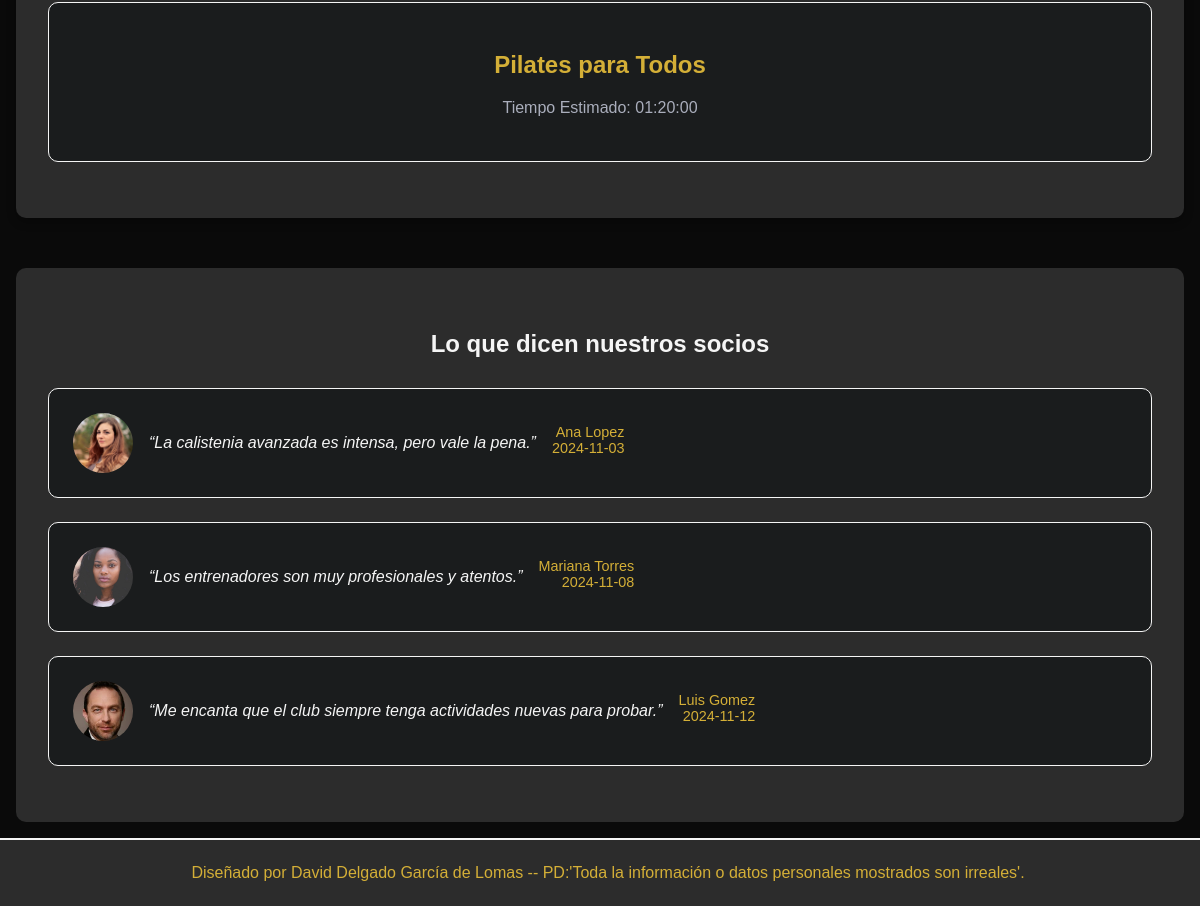
Before: / (lower part) with the older database file.
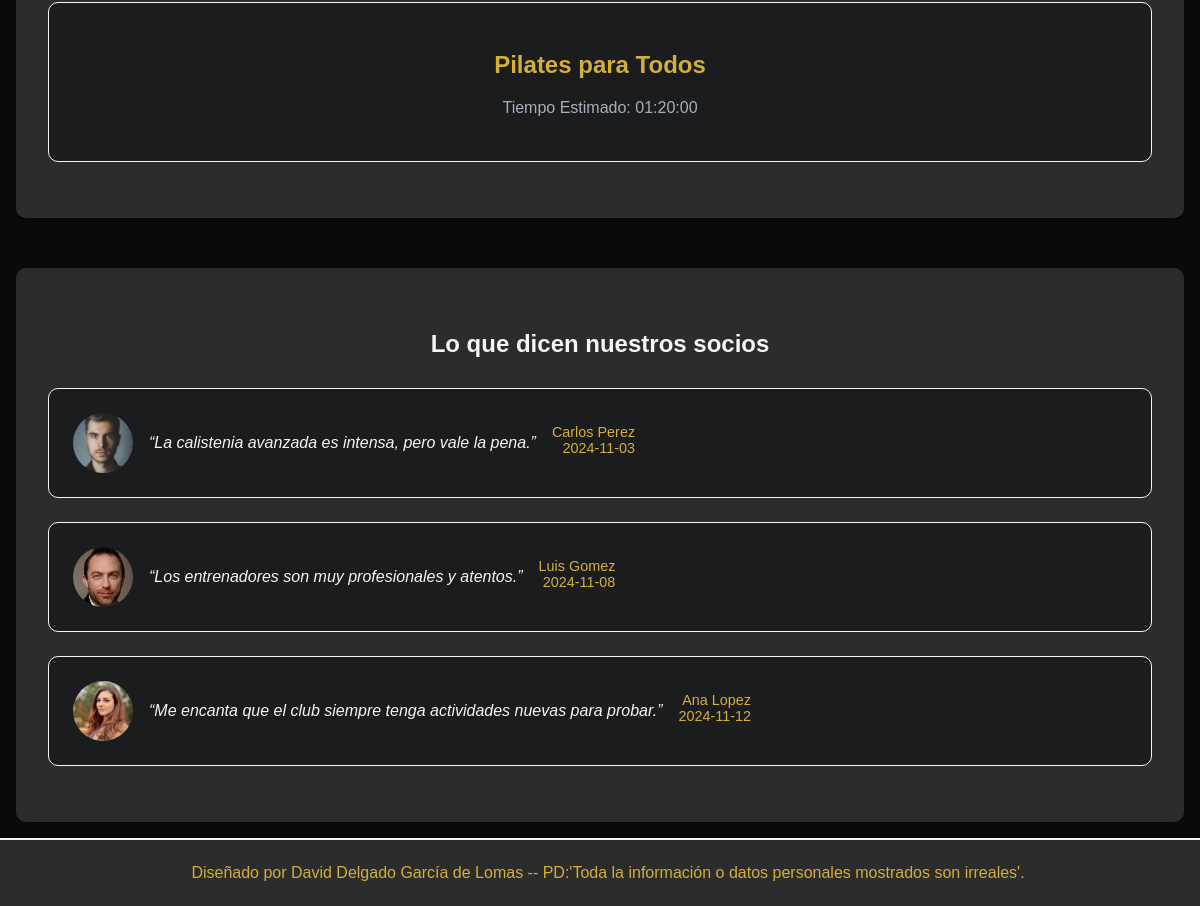
After: the same page with the newer database file.
### tables this page shows
CREATE TABLE servicio (
    codigo_servicio INT AUTO_INCREMENT PRIMARY KEY,
    descripcion VARCHAR(255) NOT NULL,
    duracion_servicio TIME NOT NULL,
    precio_servicio DECIMAL(10, 2) NOT NULL
);

CREATE TABLE testimonio (
    id_testimonio INT AUTO_INCREMENT PRIMARY KEY,
    autor INT,
    contenido TEXT NOT NULL,
    fecha DATE NOT NULL,
    FOREIGN KEY (autor) REFERENCES socio(id_socio)
);

CREATE TABLE socio (
    id_socio INT NULL AUTO_INCREMENT PRIMARY KEY,
    nombre VARCHAR(100) NOT NULL,
    edad INT NOT NULL,
    contrasena VARCHAR(255) NOT NULL,
    usuario VARCHAR(50) UNIQUE NOT NULL,
    telefono VARCHAR(15) NOT NULL,
    role ENUM('admin', 'user') NOT NULL DEFAULT 'user',
    foto VARCHAR(255)
);

### php/testimonios/testimonios.php (the view, shortened to what this page needs)
<?php
function generarTestimonios(): void {
        global $nombre_db,$nombre_host,$nombre_usuario,$password_db;
        $conexion=conectar($nombre_host,$nombre_usuario,$password_db,$nombre_db);
        $sql_test = "SELECT s.foto, s.nombre, t.contenido, t.fecha
                        FROM socio s
                        JOIN testimonio t ON t.autor = s.id_socio
                        ORDER BY RAND()
                        LIMIT 3;"
        ;
        $resultado = $conexion->query($sql_test);
        echo "<div id='testimonios' class='testimonios'>";
        echo "<h2 class='titulo-animado'>
                Lo que dicen nuestros socios
                <span class='border border-top'></span>
                <span class='border border-bottom'></span>
                <span class='border border-left'></span>
                <span class='border border-right'></span>
            </h2>";
        if ($resultado->num_rows > 0) {
            while ($fila = $resultado->fetch_assoc()) {
                echo "<div class='testimonio'>";
                echo "<img src='" . './img/socios/' . $fila['foto'] . '.jpg' . "'class='imagen-perfil'>";
                echo "<blockquote>
                            <p> “" .$fila['contenido']. "”</p>
                       </blockquote> ";
                echo "<p class='autor'>".$fila['nombre'] ."<br>" . $fila['fecha'] . "</p>";
                echo "</div>";
            }
        } else {
            echo "<p>No hay reseñas disponibles.</p>";
        }
        echo "</div>";
    }
?>

### index.php (shortened to what this page needs)
<?php
    require_once("php/inicio.php");
    require_once("php/servicios/servicios.php");
    require_once("php/testimonios/testimonios.php");
?>
<!DOCTYPE html>
<html lang="en">
<head>
    <link rel="stylesheet" href="../DavidDelgado/estilos/styles.css">
</head>
<body>
    <div class="container">
        <?php
            echo "<div class='secc'>";
            generarServicios();
            generarTestimonios();
            echo "</div>";
            footer();
        ?>
    </div>
</body>
</html>

### php/servicios/servicios.php (shortened to what this page needs)
<?php
   function generarServicios() {
        global $nombre_db,$nombre_host,$nombre_usuario,$password_db;
       $conexion = conectar($nombre_host,$nombre_usuario,$password_db,$nombre_db);
       $sql = "SELECT duracion_servicio, descripcion FROM servicio";
       $resultado = $conexion->query($sql);
       echo "<div class='servicios'>";
       if ($resultado->num_rows > 0) {
           while ($fila = $resultado->fetch_assoc()) {
               echo "<div class='servicio'>";
               echo "<h3>" . $fila['descripcion'] . "</h3>";
               echo "<p> Tiempo Estimado: " .$fila['duracion_servicio'] . " </p>";
               echo "</div>";
           }
       } else {
           echo "<p>No hay servicios disponibles.</p>";
       }
       echo "</div>";
   }
?>

### php/inicio.php (shortened to what this page needs)
<?php
function footer(){
    echo "<footer class='footer'>
            <p>Diseñado por David Delgado García de Lomas --
            PD:'Toda la información o datos personales mostrados son irreales'. </p>
        </footer>";
}
?>

### estilos/base.css (style rules this page uses)
:root { --body-bg-color: #1a1c1d; --text-color: #aaaebc; --hr-color: #26292a; --transition-duration: 0.3s; --transition-delay: 0.2s; --red: #e74c3c; }
body { background-color: var(--body-bg-color); color: var(--text-color); font-family: sans-serif; height: 100%; }
h2 { text-align: center; }

### estilos/layout.css (style rules this page uses)
.container { display: grid; grid-template-columns: 1fr 3fr 1fr; grid-template-rows: auto 1fr auto; min-height: 100vh; width: 100%; margin: 0; padding: 0; background-color: #2e2b2b; color: #F5F5F5; box-sizing: border-box; overflow: hidden; }
.secc { grid-column: 2 / 3; grid-row: 2 / 3; background-color: #0A0A0A; padding: 1rem; padding-top: 30px; margin: 0; overflow-y: auto; max-height: 123vh; box-sizing: border-box; -ms-overflow-style: none; }

### estilos/index/footer.css (style rules this page uses)
.footer { grid-column: 1 / -1; grid-row: 3 / 4; background-color: #2C2C2C; padding: 10px; text-align: center; color: #D4AF37; border-top: 2px solid #F5F5F5; }

### estilos/components.css (style rules this page uses)
.servicio { background-color: #1a1c1d; border: 1px solid #F5F5F5; border-radius: 10px; padding: 1.5rem; transition: transform 0.3s, box-shadow 0.3s; }

### estilos/index/sections.css (style rules this page uses)
.testimonios { background-color: #2C2C2C; padding: 2rem; border-radius: 10px; color: #F5F5F5; text-align: center; }
.testimonios h2 { text-decoration: none; }
.testimonio { background-color: #1a1c1d; border: 1px solid #F5F5F5; border-radius: 10px; padding: 1.5rem; margin-bottom: 1.5rem; display: flex; align-items: center; text-align: center; gap: 1rem; }
.imagen-perfil { border-radius: 50%; width: 60px; height: 60px; object-fit: cover; }
blockquote { margin: 0; font-style: italic; }
.autor { font-size: 0.9rem; text-align: end; color: #D4AF37; margin-top: 0.5rem; }
.servicios { background-color: #2C2C2C; padding: 2rem; border-radius: 10px; box-shadow: 0 4px 10px rgba(0, 0, 0, 0.3); color: #F5F5F5; text-align: center; margin-top: 220px; margin-bottom: 50px; }
.servicio { background-color: #1a1c1d; border: 1px solid #F5F5F5; border-radius: 10px; padding: 1.5rem; margin-bottom: 1.5rem; transition: transform 0.3s, box-shadow 0.3s; }
.servicio h3 { color: #D4AF37; margin-bottom: 0.5rem; font-size: 1.5rem; text-align: center; }
.servicio p { color: #aaaebc; line-height: 1.6; }
.titulo-animado { display: inline-block; position: relative; color: #F5F5F5; padding: 10px; }

### estilos/media-queries.css (style rules this page uses)
@media (max-width: 1920px) { .container { grid-template-columns: 1fr 2fr 1fr; } }
@media (max-width: 1200px) { .container { grid-template-columns: 1fr; } }
@media (max-width: 1200px) { .secc { grid-column: 1 / -1; padding-top: 1rem; } }
@media (max-width: 1200px) { .header, .footer { width: 100%; padding: 0.5rem; } }

### estilos/index/news.css (style rules this page uses)
div>h2 { text-align: center; font-weight: bold; text-decoration: overline; }

### estilos/form.css (style rules this page uses)
h2 { text-align: center; margin-bottom: 20px; }

### estilos/carrito.css (style rules this page uses)
:root { --transition: all 0.3s linear; --clr-primary-3: hsl(21, 81%, 29%); }

Changed rows visible on the page:
changed through a linked row, testimonio "La calistenia avanzada es intensa, pero vale la pena.": autor.foto: a different picture; autor.nombre "Ana Lopez" → "Carlos Perez"
changed through a linked row, testimonio "Los entrenadores son muy profesionales y atentos.": autor.foto: a different picture; autor.nombre "Mariana Torres" → "Luis Gomez"
changed through a linked row, testimonio "Me encanta que el club siempre tenga actividades nuevas para probar.": autor.foto: a different picture; autor.nombre "Luis Gomez" → "Ana Lopez"
